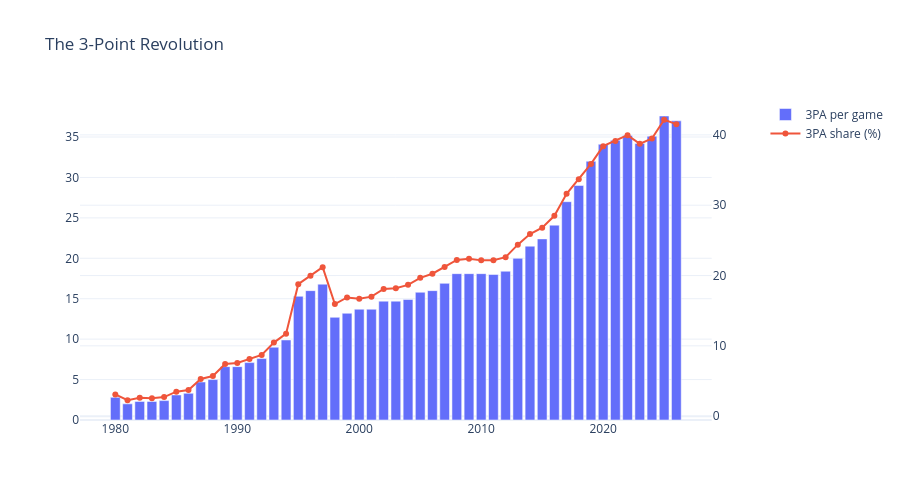

Here is the notebook cell this chart was saved with:
### Markdown cell above
<div dir="rtl" style="text-align: right;">

### معرفی ستونها

- **`three_point_attempts_per_game` — میانگین تلاش برای پرتاب سهامتیازی در هر بازی:** میانگین تعداد دفعاتی که بازیکن در هر مسابقه برای شوت سهامتیازی تلاش کرده است؛ چه شوت موفق باشد و چه ناموفق.

- **`field_goal_attempts_per_game` — میانگین تعداد کل تلاشهای شوتزنی در هر بازی:** میانگین تعداد دفعاتی که بازیکن برای شوتهای دوامتیازی و سهامتیازی تلاش کرده است؛ شامل شوتهای موفق و ناموفق، بدون احتساب پرتابهای آزاد.

</div>

### Code cell
l3 = league[league.year >= 1980]
share = l3.three_point_attempts_per_game / l3.field_goal_attempts_per_game * 100

fig = make_subplots(specs=[[{"secondary_y": True}]])
fig.add_bar(x=l3.year, y=l3.three_point_attempts_per_game, name="3PA per game")
fig.add_scatter(x=l3.year, y=share, name="3PA share (%)", mode="lines+markers", secondary_y=True)
fig.update_layout(title="The 3-Point Revolution", height=500)
fig.show(renderer="plotly_mimetype")

### Figure 1 — Plotly figure (JSON) as saved in the notebook; plotly's stock layout.template omitted (floating-point values rounded to 4 significant figures)
{"data": [{"name": "3PA per game", "type": "bar", "x": [1980, 1981, 1982, 1983, 1984, 1985, 1986, 1987, 1988, 1989, 1990, 1991, 1992, 1993, 1994, 1995, 1996, 1997, 1998, 1999, 2000, 2001, 2002, 2003, 2004, 2005, 2006, 2007, 2008, 2009, 2010, 2011, 2012, 2013, 2014, 2015, 2016, 2017, 2018, 2019, 2020, 2021, 2022, 2023, 2024, 2025, 2026], "y": [2.8, 2, 2.3, 2.3, 2.4, 3.1, 3.3, 4.7, 5, 6.6, 6.6, 7.1, 7.6, 9, 9.9, 15.3, 16, 16.8, 12.7, 13.2, 13.7, 13.7, 14.7, 14.7, 14.9, 15.8, 16, 16.9, 18.1, 18.1, 18.1, 18, 18.4, 20, 21.5, 22.4, 24.1, 27, 29, 32, 34.1, 34.6, 35.2, 34.2, 35.1, 37.6, 37]}, {"mode": "lines+markers", "name": "3PA share (%)", "type": "scatter", "x": [1980, 1981, 1982, 1983, 1984, 1985, 1986, 1987, 1988, 1989, 1990, 1991, 1992, 1993, 1994, 1995, 1996, 1997, 1998, 1999, 2000, 2001, 2002, 2003, 2004, 2005, 2006, 2007, 2008, 2009, 2010, 2011, 2012, 2013, 2014, 2015, 2016, 2017, 2018, 2019, 2020, 2021, 2022, 2023, 2024, 2025, 2026], "xaxis": "x", "y": [3.091, 2.262, 2.608, 2.564, 2.715, 3.479, 3.725, 5.293, 5.701, 7.416, 7.569, 8.142, 8.706, 10.47, 11.73, 18.77, 19.95, 21.19, 15.93, 16.88, 16.69, 17.0, 18.08, 18.19, 18.67, 19.68, 20.25, 21.2, 22.21, 22.37, 22.15, 22.17, 22.6, 24.39, 25.9, 26.79, 28.49, 31.62, 33.68, 35.87, 38.4, 39.14, 39.95, 38.73, 39.48, 42.15, 41.53], "yaxis": "y2"}], "layout": {"height": 500, "title": {"text": "The 3-Point Revolution"}, "xaxis": {"anchor": "y", "domain": [0, 0.94]}, "yaxis": {"anchor": "x", "domain": [0, 1]}, "yaxis2": {"anchor": "x", "overlaying": "y", "side": "right"}}}
